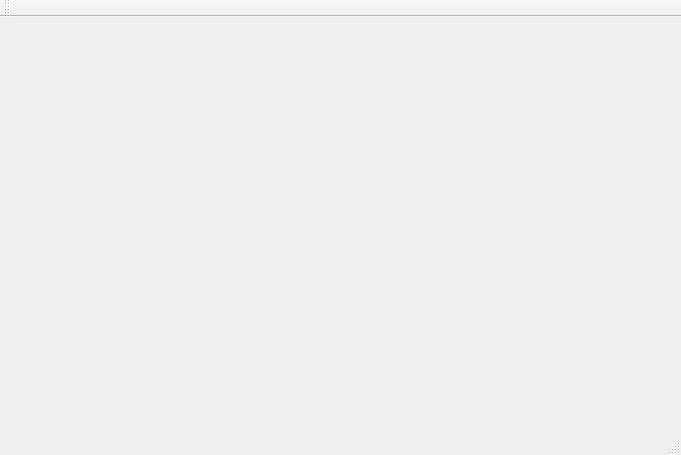
<?xml version="1.0" encoding="UTF-8"?>
<ui version="4.0">
 <class>MainWindow</class>
 <widget class="QMainWindow" name="MainWindow">
  <property name="geometry">
   <rect>
    <x>0</x>
    <y>0</y>
    <width>681</width>
    <height>455</height>
   </rect>
  </property>
  <property name="windowTitle">
   <string>MainWindow</string>
  </property>
  <widget class="QWidget" name="centralWidget"/>
  <widget class="QMenuBar" name="menuBar">
   <property name="geometry">
    <rect>
     <x>0</x>
     <y>0</y>
     <width>681</width>
     <height>21</height>
    </rect>
   </property>
  </widget>
  <widget class="QToolBar" name="mainToolBar">
   <attribute name="toolBarArea">
    <enum>TopToolBarArea</enum>
   </attribute>
   <attribute name="toolBarBreak">
    <bool>false</bool>
   </attribute>
  </widget>
  <widget class="QStatusBar" name="statusBar"/>
 </widget>
 <layoutdefault spacing="6" margin="11"/>
 <resources/>
 <connections/>
</ui>
